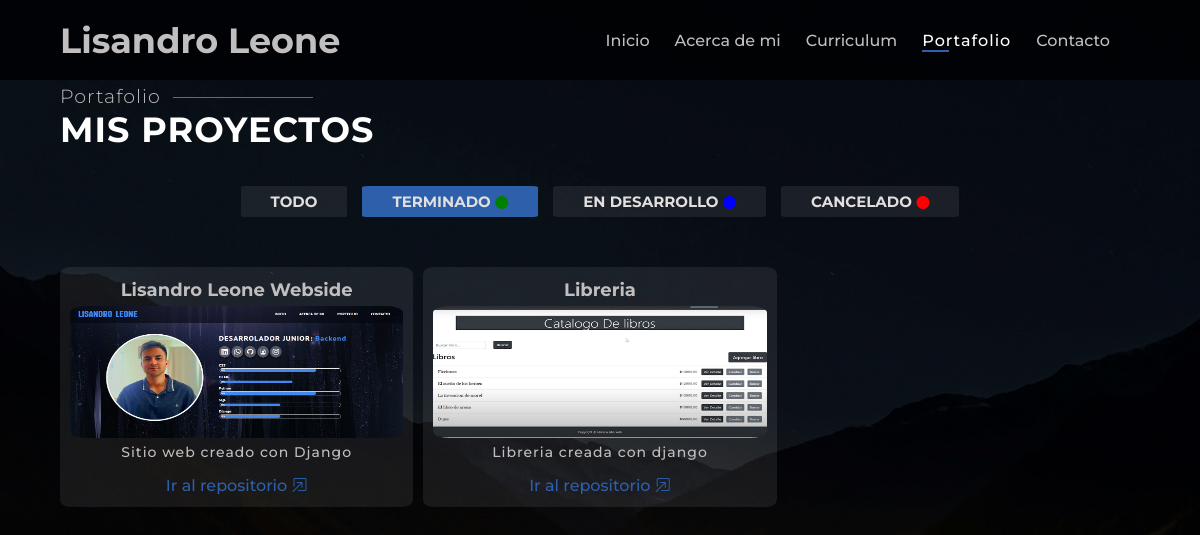
/portfolio/?estado=terminado, run on an earlier commit of the app's database.
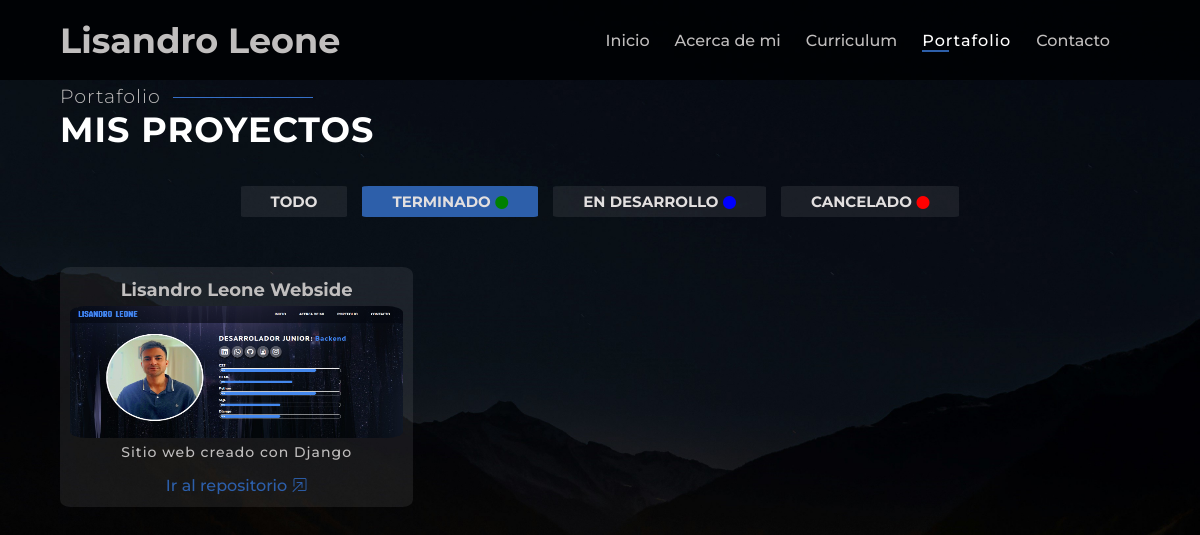
And on a later commit of the database.
### portfolio/models.py (models this page shows, shortened)
class Proyectos(models.Model):
    ESTADO_CHOICES = [
        ('en_desarrollo', 'En Desarrollo'),
        ('terminado', 'Terminado'),
        ('pausado', 'Pausado'),
        ('cancelado', 'Cancelado'),
    ]
    nombre = models.CharField(max_length=200)
    descripcion = models.TextField()
    fecha_inicio = models.DateField()
    fecha_finalizacion = models.DateField(null=True, blank=True)
    imagen = models.ImageField(null=True,blank=True,upload_to='imgs')
    estado = models.CharField(max_length=20, choices=ESTADO_CHOICES, default='en_desarrollo')
    url = models.URLField(max_length=200,null=True,blank=True)
    class Meta:
        verbose_name = 'Proyecto'
        verbose_name_plural = 'Proyectos'

### portfolio/views.py (the view)
# urls.py: path('', proyectos_lista, name='proyectos_lista'),
def proyectos_lista(request):
    estado = request.GET.get('estado', None)
    if estado and estado in dict(Proyectos.ESTADO_CHOICES).keys():
        proyectos = Proyectos.objects.filter(estado=estado)
    else:
        proyectos = Proyectos.objects.all()
    return render(request, 'proyectos_lista.html', {'proyectos': proyectos})

### portfolio/templates/proyectos_lista.html
{% extends 'lisandro/base.html' %}
{% load static %}
{% block content %}
<section>
    <div class="titulos">
        <h2 class="titulo-secundario titulo-portfolio">Portafolio</h2>
        <h1 class="titulo-principal">Mis proyectos</h1>
    </div>
    <div class="filtros-container">
        <ul class="filtros-list">
            <li class="{% if not request.GET.estado %} active {% endif %}">
                <a class="filtros-option" href="{% url 'portfolio:proyectos_lista' %}">Todo</a>
            </li>
            <li class="{% if request.GET.estado == 'terminado' %} active {% endif %}">
                <a class="filtros-option" href="{% url 'portfolio:proyectos_lista' %}?estado=terminado">Terminado</a>
                <i class="bi bi-circle-fill" style="color: green; font-size: small;"></i>
            </li>
            <li class="{% if request.GET.estado == 'en_desarrollo' %} active {% endif %}">
                <a class="filtros-option" href="{% url 'portfolio:proyectos_lista' %}?estado=en_desarrollo">En desarrollo</a>
                <i class="bi bi-circle-fill" style="color: blue; font-size: small;"></i>
            </li>
            <li class="{% if request.GET.estado == 'cancelado' %} active {% endif %}">
                <a class="filtros-option" href="{% url 'portfolio:proyectos_lista' %}?estado=cancelado">Cancelado</a>
                <i class="bi bi-circle-fill" style="color: red; font-size: small;"></i>
            </li>
        </ul>
    </div>
    <div class="portafolio-container">
        {% for proyecto in proyectos %}
        <div class="portafolio-item">
            <div class="portafolio-wrap">
                <h4>{{ proyecto.nombre }}</h4>
                <img src="{{ proyecto.imagen.url }}" class="portafolio-img">
                <p class="parrafo">{{ proyecto.descripcion }}</p>
                <a href="{{proyecto.url}}">Ir al repositorio <i class="bi bi-box-arrow-in-up-right"></i></a>
            </div>
        </div>
        {% endfor %}
    </div>
</section>
{% endblock  %}

What changed in the data, as far as the page shows it:
no longer on this page (row edited): Proyectos: nombre "Libreria", imagen (picture), descripcion "Libreria creada con django"
